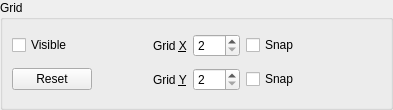
<ui version="4.0" >
 <class>qdesigner_internal::GridPanel</class>
 <widget class="QWidget" name="qdesigner_internal::GridPanel" >
  <property name="geometry" >
   <rect>
    <x>0</x>
    <y>0</y>
    <width>393</width>
    <height>110</height>
   </rect>
  </property>
  <property name="windowTitle" >
   <string>Form</string>
  </property>
  <layout class="QVBoxLayout" >
   <property name="leftMargin" >
    <number>0</number>
   </property>
   <property name="topMargin" >
    <number>0</number>
   </property>
   <property name="rightMargin" >
    <number>0</number>
   </property>
   <property name="bottomMargin" >
    <number>0</number>
   </property>
   <item>
    <widget class="QGroupBox" name="m_gridGroupBox" >
     <property name="title" >
      <string>Grid</string>
     </property>
     <layout class="QGridLayout" >
      <item row="0" column="0" >
       <widget class="QCheckBox" name="m_visibleCheckBox" >
        <property name="sizePolicy" >
         <sizepolicy vsizetype="Fixed" hsizetype="MinimumExpanding" >
          <horstretch>0</horstretch>
          <verstretch>0</verstretch>
         </sizepolicy>
        </property>
        <property name="text" >
         <string>Visible</string>
        </property>
       </widget>
      </item>
      <item row="0" column="1" >
       <widget class="QLabel" name="label" >
        <property name="text" >
         <string>Grid &amp;X</string>
        </property>
        <property name="buddy" >
         <cstring>m_deltaXSpinBox</cstring>
        </property>
       </widget>
      </item>
      <item row="0" column="2" >
       <widget class="QSpinBox" name="m_deltaXSpinBox" >
        <property name="minimum" >
         <number>2</number>
        </property>
        <property name="maximum" >
         <number>100</number>
        </property>
       </widget>
      </item>
      <item row="0" column="3" >
       <widget class="QCheckBox" name="m_snapXCheckBox" >
        <property name="sizePolicy" >
         <sizepolicy vsizetype="Fixed" hsizetype="MinimumExpanding" >
          <horstretch>0</horstretch>
          <verstretch>0</verstretch>
         </sizepolicy>
        </property>
        <property name="text" >
         <string>Snap</string>
        </property>
       </widget>
      </item>
      <item row="1" column="0" >
       <layout class="QHBoxLayout" >
        <item>
         <widget class="QPushButton" name="m_resetButton" >
          <property name="text" >
           <string>Reset</string>
          </property>
         </widget>
        </item>
        <item>
         <spacer>
          <property name="orientation" >
           <enum>Qt::Horizontal</enum>
          </property>
          <property name="sizeHint" >
           <size>
            <width>20</width>
            <height>20</height>
           </size>
          </property>
         </spacer>
        </item>
       </layout>
      </item>
      <item row="1" column="1" >
       <widget class="QLabel" name="label_2" >
        <property name="text" >
         <string>Grid &amp;Y</string>
        </property>
        <property name="buddy" >
         <cstring>m_deltaYSpinBox</cstring>
        </property>
       </widget>
      </item>
      <item row="1" column="2" >
       <widget class="QSpinBox" name="m_deltaYSpinBox" >
        <property name="minimum" >
         <number>2</number>
        </property>
        <property name="maximum" >
         <number>100</number>
        </property>
       </widget>
      </item>
      <item row="1" column="3" >
       <widget class="QCheckBox" name="m_snapYCheckBox" >
        <property name="sizePolicy" >
         <sizepolicy vsizetype="Fixed" hsizetype="MinimumExpanding" >
          <horstretch>0</horstretch>
          <verstretch>0</verstretch>
         </sizepolicy>
        </property>
        <property name="text" >
         <string>Snap</string>
        </property>
       </widget>
      </item>
     </layout>
    </widget>
   </item>
  </layout>
 </widget>
 <resources/>
 <connections/>
</ui>
